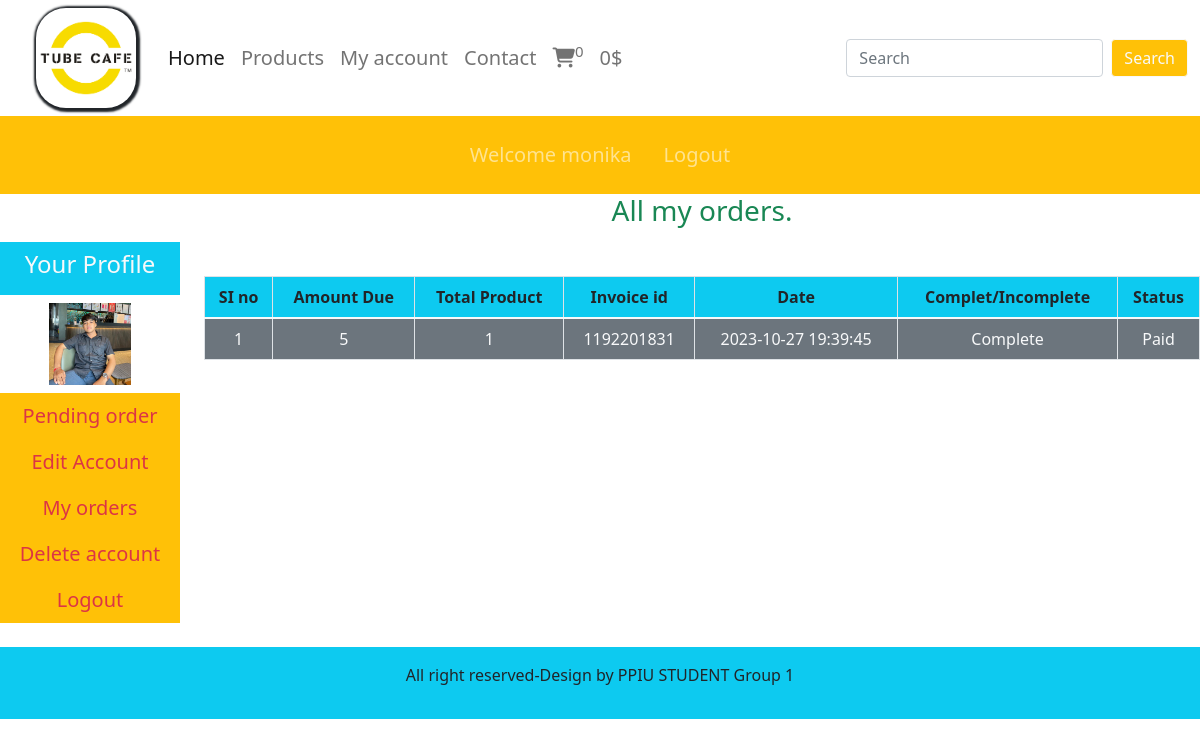
The app's page /user_area/profile.php?my_orders (signed in) with its own data.
### tables this page shows
CREATE TABLE `user_table` (
  `user_id` int(11) NOT NULL,
  `user_name` varchar(100) NOT NULL,
  `user_email` varchar(100) NOT NULL,
  `user_password` varchar(255) NOT NULL,
  `user_image` varchar(255) NOT NULL,
  `user_ip` varchar(100) NOT NULL,
  `user_address` varchar(100) NOT NULL,
  `user_mobile` varchar(20) NOT NULL
);

CREATE TABLE `user_order` (
  `order_id` int(11) NOT NULL,
  `user_id` int(11) NOT NULL,
  `amount_due` int(255) NOT NULL,
  `invoice_number` int(255) NOT NULL,
  `total_product` int(255) NOT NULL,
  `order_date` timestamp NOT NULL DEFAULT current_timestamp() ON UPDATE current_timestamp(),
  `order_status` varchar(100) NOT NULL
);

### user_area/user_order.php (the view, shortened to what this page needs)
<!DOCTYPE html>
<html lang="en">
<head>
</head>
<body>
<?php
          $username=$_SESSION['user_name'];
          $get_user="Select * from `user_table` where user_name='$username'";
          $result=mysqli_query($con,$get_user);
          $row_fetch=mysqli_fetch_assoc($result);
          $user_id=$row_fetch['user_id'];
?>
    <h3 class="text-center text-success">All my orders.</h3>
    <table class="table table-bordered mt-5">
        <thead class="bg-info text-center">
            <tr>
                <th>SI no</th>
                <th>Amount Due</th>
                <th>Total Product</th>
                <th>Invoice id</th>
                <th>Date</th>
                <th>Complet/Incomplete</th>
                <th>Status</th>
            </tr>
        </thead>
        <tbody class="bg-secondary text-light text-center">
        <?php
            $get_order_detail="select * from `user_order` where user_id=$user_id";
            $result_order=mysqli_query($con,$get_order_detail);
            $number=1;
            while ($row_order = mysqli_fetch_assoc( $result_order)) {
                $order_id=$row_order['order_id'];
                $amount_due=$row_order['amount_due'];
                $total_product=$row_order['total_product'];
                $invoice_number=$row_order['invoice_number'];
                $order_status=$row_order['order_status'];
                if($order_status=='pending'){
                    $order_status='Incomplete';
                }else{
                    $order_status='Complete';
                }
                $order_date=$row_order['order_date'];
                echo "
                    <tr>
                        <td>$number</td>
                        <td>$amount_due</td>
                        <td>$total_product</td>
                        <td>$invoice_number</td>
                        <td>$order_date</td>
                        <td>$order_status</td>"; ?>
                        <?php
                        if($order_status=='Complete'){
                            echo "<td>Paid</td>";
                        }else{
                            echo "<td><a href='confirm_payment.php?order_id=$order_id' class='text-light'>Confirm</a></td>
                    </tr>";
                        }
                $number++;
            }
        ?>
        </tbody>
    </table>
</body>
</html>

### user_area/profile.php (shortened to what this page needs)
<?php
include('../function/common_function.php');
?>
<!DOCTYPE html>
<html lang="en">
<head>
    <link href="https://cdn.jsdelivr.net/npm/bootstrap@5.1.3/dist/css/bootstrap.min.css" rel="stylesheet">
    <link rel="stylesheet" href="https://cdnjs.cloudflare.com/ajax/libs/font-awesome/6.4.2/css/all.min.css" />
</head>
<body>
    <div class="container-fluid p-0">
        <nav class="navbar navbar-expand-lg navbar-light bg-white">
            <div class="container-fluid">
                    <img src="../images/Tube_Cafe.png" alt="" class="logo mx-4">
                <div class="collapse navbar-collapse" id="navbarSupportedContent">
                <ul class="navbar-nav me-auto mb-2 mb-lg-0">
                    <li class="nav-item">
                        <a class="nav-link active" aria-current="page" href="../index.php">Home</a>
                    </li>
                    <li class="nav-item">
                        <a class="nav-link" href="../display_all.php">Products</a>
                    </li>
                    <li class="nav-item">
                        <a class="nav-link" href="profile.php">My account</a>
                    </li>
                    <li class="nav-item">
                        <a class="nav-link" href="#">Contact</a>
                    </li>
                    <li class="nav-item">
                        <a class="nav-link" href="../cart.php"><i class="fa-solid fa-cart-shopping"></i><sup><?php total_items(); ?></sup></a>
                    </li>
                    <li class="nav-item">
                        <a class="nav-link" href="#"> <?php total_price(); ?>$ </a>
                    </li>
                </ul>
                <form class="d-flex" action="../search_product.php" method="get">
                    <input class="form-control me-2" type="search" placeholder="Search" aria-label="Search" name="search_data">
                    <input type="submit" value="Search" name="search_data_product" class="btn btn-outline-light bg-warning">
                </form>
                </div>
            </div>
        </nav>
        <nav class="navbar navbar-expand-lg navbar-dark bg-warning">
            <ul class="navbar-nav m-auto">
                <?php
                    if(!isset($_SESSION['user_name'])){
                        echo "
                        <li class='nav-link'>
                             <a class='nav-link' href='#'>Welcome Guest</a>
                        </li>
                        ";
                    }else{
                        echo "
                        <li class='nav-link'>
                             <a class='nav-link' href='#'>Welcome ".$_SESSION['user_name']."</a>
                        </li>
                        ";
                    }
                ?>
                <?php
                        if(!isset($_SESSION['user_name'])){
                            echo "
                            <li class='nav-link'>
                                <a class='nav-link' href='user_login.php'>Login</a>
                            </li>
                            ";
                        }else{
                            echo "
                            <li class='nav-link'>
                                <a class='nav-link' href='user_logout.php'>Logout</a>
                            </li>
                            ";
                        }
                    ?>
            </ul>
        </nav>
        <div class="row pb-4" >
        <div class="col-md-2 mt-5">
                <ul class="navbar-nav bg-secondary text-center">
                    <li class="nav-item bg-info">
                        <a href="#" class="nav-link text-light"><h4>Your Profile</h4></a>
                    </li>
                    <?php
                        $user_name=$_SESSION['user_name'];
                        $user_img="select * from `user_table` where user_name='$user_name'";
                        $result_img=mysqli_query($con,$user_img);
                        while ($row = mysqli_fetch_array($result_img)) {
                            $image=$row["user_image"];
                            echo "
                            <li class='nav-item bg-white p-2'>
                                <img src='./user_images/$image' width='50%'>
                            </li>
                            ";
                        }
                    ?>
                    <li class="nav-item bg-warning">
                        <a href="profile.php" class="nav-link text-danger">Pending order</a>
                    </li>
                    <li class="nav-item bg-warning">
                        <a href="profile.php?edit_account" class="nav-link text-danger">Edit Account</a>
                    </li>
                    <li class="nav-item bg-warning">
                        <a href="profile.php?my_orders" class="nav-link text-danger">My orders</a>
                    </li>
                    <li class="nav-item bg-warning">
                        <a href="profile.php?delete_account" class="nav-link text-danger">Delete account</a>
                    </li>
                    <li class="nav-item bg-warning">
                        <a href="user_logout.php" class="nav-link text-danger">Logout</a>
                    </li>
                </ul>
        </div>
        <div class="col-md-10">
                <?php
                    if(isset($_GET['my_orders'])){
                        include ('user_order.php');
                    }
                ?>
        </div>
    </div>
        <?php
        include('../includes/footer.php');
        ?>
    </div>
</body>
</html>

### user_area/profile.php (style rules this page uses)
* { padding: 0; margin: 0; box-sizing: border-box; }
.logo { width: 100px; border-radius: 30%; box-shadow: 1px 1px 2px 3px; }
.nav-link { color: white; font-size: 20px; }

### records on screen
user_table: user_image (picture)
user_order: amount_due "5", total_product "1", invoice_number "1192201831", order_date "2023-10-27 19:39:45", order_status "Complete", shows "Paid"

### other values on screen
$count_cart_item "0"
$total "0"
$_SESSION['user_name'] "monika"
